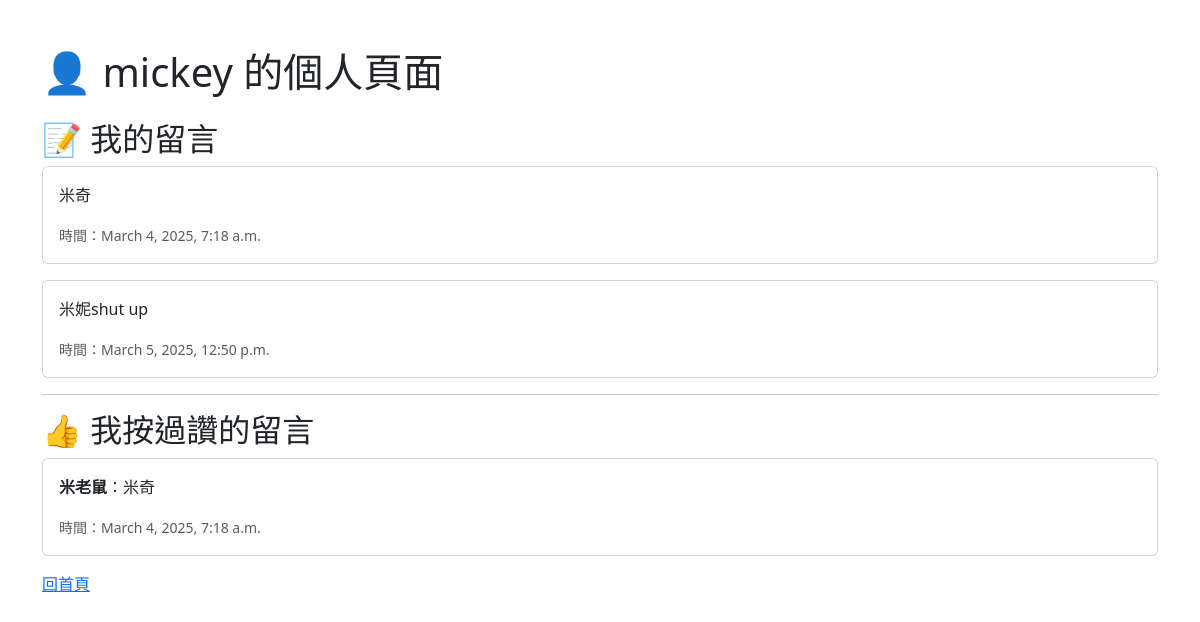
Screenshot of /profile/ (signed in) with the database file from the repository.
### board/models.py (models this page shows)
class Message(models.Model):
    user = models.ForeignKey(User, on_delete=models.CASCADE)
    name = models.CharField(max_length=100)
    message = models.TextField()
    created_at = models.DateTimeField(auto_now_add=True)
    updated_at = models.DateTimeField(auto_now=True)
    likes = models.ManyToManyField(User, related_name='liked_messages', blank=True)

### board/views.py (the view)
# urls.py: path('profile/', profile, name='profile'),
@login_required
def profile(request):
    my_messages = Message.objects.filter(user=request.user)
    liked_messages = request.user.liked_messages.all()
    return render(request, 'board/profile.html', {
        'my_messages': my_messages,
        'liked_messages': liked_messages,
    })

### board/templates/board/profile.html (shortened to what this page needs)
<!DOCTYPE html>
<html lang="zh-TW">
<head>
    <link href="https://cdn.jsdelivr.net/npm/bootstrap@5.3.2/dist/css/bootstrap.min.css" rel="stylesheet">
</head>
<body class="container mt-5">
<h1 class="mb-4">👤 {{ request.user.username }} 的個人頁面</h1>
<h2>📝 我的留言</h2>
{% for message in my_messages %}
    <div class="card mb-3">
        <div class="card-body">
            <p class="card-text">{{ message.message }}</p>
            <p class="card-text"><small class="text-muted">時間：{{ message.created_at }}</small></p>
        </div>
    </div>
{% empty %}
    <p>你還沒有留言。</p>
{% endfor %}
<hr>
<h2>👍 我按過讚的留言</h2>
{% for message in liked_messages %}
    <div class="card mb-3">
        <div class="card-body">
            <p class="card-text"><strong>{{ message.name }}</strong>：{{ message.message }}</p>
            <p class="card-text"><small class="text-muted">時間：{{ message.created_at }}</small></p>
        </div>
    </div>
{% empty %}
    <p>你還沒有按讚過留言。</p>
{% endfor %}
<p class="mt-3"><a href="/">回首頁</a></p>
</body>
</html>

### rows the page displays
Message: message "米奇", created_at "March 4, 2025, 7:18 a.m.", name "米老鼠"
Message: message "米妮shut up", created_at "March 5, 2025, 12:50 p.m."

### other values shown
{{ request.user.username }} "mickey"
